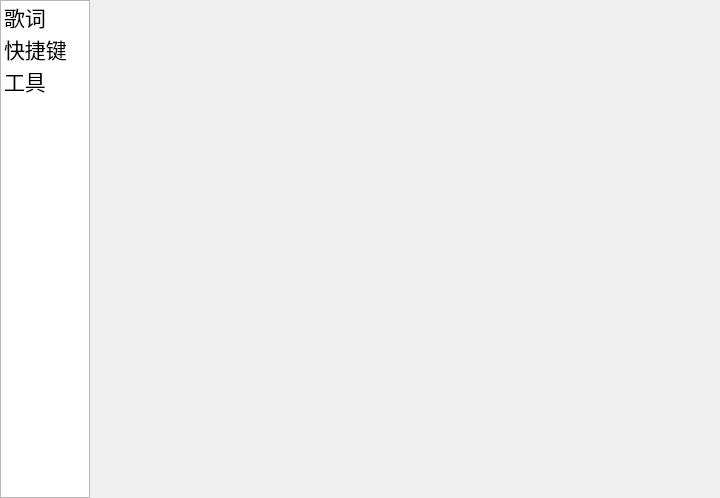
<?xml version="1.0" encoding="UTF-8"?>
<ui version="4.0">
 <class>SettingsWindow</class>
 <widget class="QWidget" name="SettingsWindow">
  <property name="geometry">
   <rect>
    <x>0</x>
    <y>0</y>
    <width>720</width>
    <height>498</height>
   </rect>
  </property>
  <property name="minimumSize">
   <size>
    <width>720</width>
    <height>480</height>
   </size>
  </property>
  <property name="maximumSize">
   <size>
    <width>1024</width>
    <height>640</height>
   </size>
  </property>
  <property name="font">
   <font>
    <family>微软雅黑</family>
    <pointsize>12</pointsize>
   </font>
  </property>
  <property name="windowTitle">
   <string>设置</string>
  </property>
  <property name="windowIcon">
   <iconset>
    <normaloff>:/pic/images/LyricsIcon.png</normaloff>:/pic/images/LyricsIcon.png</iconset>
  </property>
  <layout class="QGridLayout" name="MainGridLayout">
   <property name="leftMargin">
    <number>0</number>
   </property>
   <property name="topMargin">
    <number>0</number>
   </property>
   <property name="rightMargin">
    <number>0</number>
   </property>
   <property name="bottomMargin">
    <number>0</number>
   </property>
   <property name="spacing">
    <number>0</number>
   </property>
   <item row="0" column="0">
    <widget class="QListWidget" name="page_listWidget">
     <property name="minimumSize">
      <size>
       <width>90</width>
       <height>0</height>
      </size>
     </property>
     <property name="maximumSize">
      <size>
       <width>90</width>
       <height>16777215</height>
      </size>
     </property>
     <property name="font">
      <font>
       <family>黑体</family>
       <pointsize>16</pointsize>
      </font>
     </property>
     <property name="spacing">
      <number>3</number>
     </property>
     <item>
      <property name="text">
       <string>歌词</string>
      </property>
      <property name="font">
       <font>
        <family>微软雅黑</family>
       </font>
      </property>
     </item>
     <item>
      <property name="text">
       <string>快捷键</string>
      </property>
      <property name="font">
       <font>
        <family>微软雅黑</family>
       </font>
      </property>
     </item>
     <item>
      <property name="text">
       <string>工具</string>
      </property>
      <property name="font">
       <font>
        <family>微软雅黑</family>
       </font>
      </property>
     </item>
    </widget>
   </item>
   <item row="0" column="1">
    <widget class="QStackedWidget" name="page_stackedWidget">
     <property name="currentIndex">
      <number>-1</number>
     </property>
    </widget>
   </item>
  </layout>
 </widget>
 <tabstops>
  <tabstop>page_listWidget</tabstop>
 </tabstops>
 <resources>
  <include location="source.qrc"/>
 </resources>
 <connections/>
</ui>
